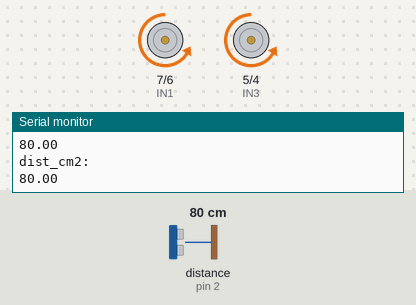
Recording of a sketch running on a simulated Arduino Uno, built with avr-gcc and run on an emulated ATmega328P. Parts: motor-driver pin pairs drawn as motors (green arrow = first pin HIGH = forward, orange = second pin HIGH = backward, longer = more drive, scaled by the enable pin), the last lines printed to the serial monitor. The test bench sets the inputs (shaded band); at power-on: distance to the obstacle (sensor on pin 2) 80 cm. The echo pulse lasts 58.3 µs per cm.

Above: at 2.2 s.
2.3 s: distance to the obstacle (sensor on pin 2) set to 21 cm
3.8 s: distance to the obstacle (sensor on pin 2) set to 18 cm
At 6.6 s:
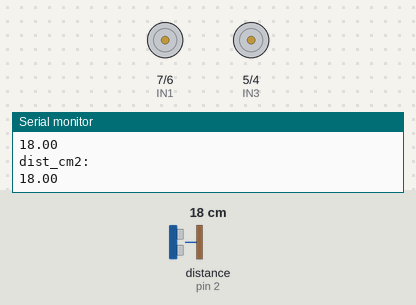
6.8 s: distance to the obstacle (sensor on pin 2) set to 35 cm
9.6 s: distance to the obstacle (sensor on pin 2) set to 2 cm
At 10.3 s:
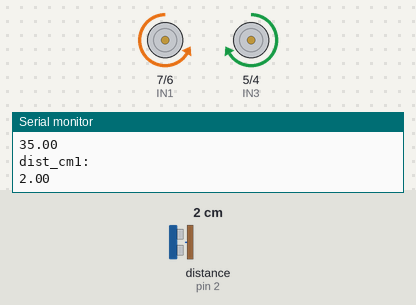
Timing chart, 0 to 13.6 s (numbered marks = the images above; inputs shaded):
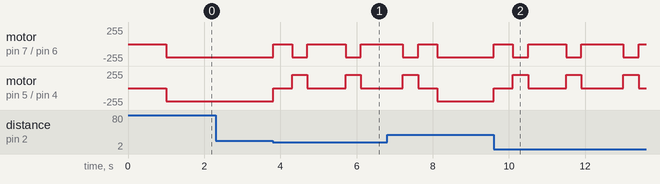

Measured:
- the behaviour switches between 20 and 19 cm on distance to the obstacle (sensor on pin 2) (found by bisection; images 0 and 1)
- after the input at 3.8 s, motor on pin 7 (IN1) / pin 6 (IN2): goes stopped 0.50 s, backward 200/255 0.40 s, stopped 1.0 s, backward 200/255 0.40 s, then stopped, starting at once; motor on pin 5 (IN3) / pin 4 (IN4): goes stopped 0.50 s, forward 200/255 0.40 s, stopped 1.0 s, forward 200/255 0.40 s, then stopped, starting at once
- after the input at 9.6 s, motor on pin 7 (IN1) / pin 6 (IN2): backward 200/255 → stopped at once, then repeats every 1.4 s: backward 200/255 0.40 s, stopped 1.0 s; motor on pin 5 (IN3) / pin 4 (IN4): backward 200/255 → stopped at once, then repeats every 1.4 s: forward 200/255 0.40 s, stopped 1.0 s

The sketch:

segundoCodigo.ino
```cpp
#include <Ultrasonic.h>   // biblioteca para o Sensor Ultrassônico

#define TRIGGER_PIN 3     // Pino Trigger do sensor na porta 3
#define ECHO_PIN   2      // Pino Echo do sensor na porta 2

Ultrasonic ultrasonic(TRIGGER_PIN, ECHO_PIN);

// definindo as portas onde estão conectados os motores
#define IN1 7  // Pino motor A (Direita)
#define IN2 6  // Pino motor A (Direita)
#define IN3 5  // Pino motor B (Esquerda) - adicionado para completar
#define IN4 4  // Pino motor B (Esquerda)

#define ENA 10 // Pino velocidade motor A (Enable A)
#define ENB 11 // Pino velocidade motor B (Enable B)

void setup()
{
    // Definindo os motores como saídas
    pinMode(IN1, OUTPUT);
    pinMode(IN2, OUTPUT);
    pinMode(IN3, OUTPUT);
    pinMode(IN4, OUTPUT);
    pinMode(ENA, OUTPUT);
    pinMode(ENB, OUTPUT);

    // Velocidade dos motores (PWM de 0 a 255)
    analogWrite(ENA, 200);
    analogWrite(ENB, 200);
    delay(1000); // Aguarda 1 segundo antes de iniciar

    Serial.begin(9600);
}

void loop()
{
    double dist_cm1 = distancia(); // Mede a distância do objeto à frente do carrinho
    Serial.println("dist_cm1: ");
    Serial.println(dist_cm1); // Exibe a distância
    Serial.println("\n");

    if (dist_cm1 < 20)   // Se distância menor que 20cm
    {
        decisao();      // Toma a decisão (parar, virar, etc.)
    }

    // Robô anda para frente
    robo_frente();

    double dist_cm2 = distancia(); // Mede a distância do obstáculo
    Serial.println("dist_cm2: ");
    Serial.println(dist_cm2); // Exibe a distância
    Serial.println("\n");

    if (dist_cm2 < 20)   // Se distância menor que 20cm
    {
        decisao();      // Toma a decisão (parar, virar, etc.)
    }

    delay(100);
}

// Função que mede a distância em cm
double distancia()
{
  return ultrasonic.distanceRead();
}

// Função para mover o robô para frente
void robo_frente()
{
    digitalWrite(IN1, LOW);
    digitalWrite(IN2, HIGH);
    digitalWrite(IN3, LOW);
    digitalWrite(IN4, HIGH);
}

void robo_esquerda()
{
    digitalWrite(IN1, LOW);
    digitalWrite(IN2, HIGH);
    digitalWrite(IN3, HIGH);
    digitalWrite(IN4, LOW);
}

// Função para parar o robô
void robo_parado()
{
    digitalWrite(IN1, LOW);
    digitalWrite(IN2, LOW);
    digitalWrite(IN3, LOW);
    digitalWrite(IN4, LOW);
}

// Função que decide a ação do robô ao encontrar um obstáculo
void decisao()
{
    robo_parado();
    delay(500);
    robo_esquerda();        // Vira à esquerda
    delay(400);             // Ajuste este valor para girar aproximadamente 90 graus
    robo_parado();
    delay(500);
}
```
